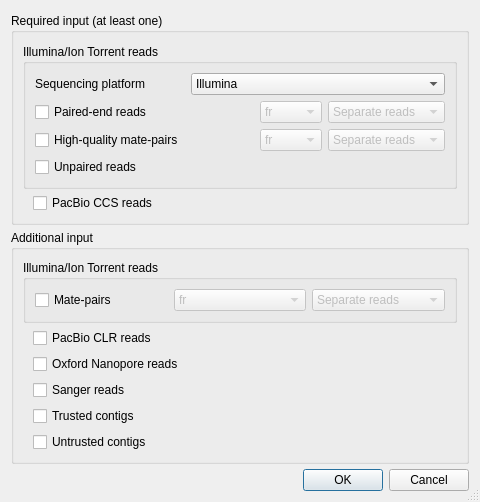
<?xml version="1.0" encoding="UTF-8"?>
<ui version="4.0">
 <class>SpadesInputData</class>
 <widget class="QDialog" name="SpadesInputData">
  <property name="geometry">
   <rect>
    <x>0</x>
    <y>0</y>
    <width>480</width>
    <height>589</height>
   </rect>
  </property>
  <property name="windowTitle">
   <string>Configure SPAdes Input Type</string>
  </property>
  <property name="autoFillBackground">
   <bool>false</bool>
  </property>
  <property name="sizeGripEnabled">
   <bool>true</bool>
  </property>
  <property name="modal">
   <bool>false</bool>
  </property>
  <layout class="QVBoxLayout" name="verticalLayout">
   <property name="sizeConstraint">
    <enum>QLayout::SetMinAndMaxSize</enum>
   </property>
   <item>
    <widget class="QGroupBox" name="groupBox">
     <property name="title">
      <string>Required input (at least one)</string>
     </property>
     <layout class="QGridLayout" name="gridLayout_2">
      <property name="sizeConstraint">
       <enum>QLayout::SetMinAndMaxSize</enum>
      </property>
      <item row="1" column="0">
       <layout class="QHBoxLayout" name="horizontalLayout">
        <property name="sizeConstraint">
         <enum>QLayout::SetMinAndMaxSize</enum>
        </property>
        <item>
         <spacer name="horizontalSpacer">
          <property name="orientation">
           <enum>Qt::Horizontal</enum>
          </property>
          <property name="sizeType">
           <enum>QSizePolicy::Fixed</enum>
          </property>
          <property name="sizeHint" stdset="0">
           <size>
            <width>10</width>
            <height>20</height>
           </size>
          </property>
         </spacer>
        </item>
        <item>
         <widget class="QCheckBox" name="pacBioCcsCheckBox">
          <property name="text">
           <string>PacBio CCS reads</string>
          </property>
         </widget>
        </item>
       </layout>
      </item>
      <item row="0" column="0">
       <widget class="QGroupBox" name="groupBox_3">
        <property name="title">
         <string>Illumina/Ion Torrent reads</string>
        </property>
        <layout class="QGridLayout" name="gridLayout">
         <property name="sizeConstraint">
          <enum>QLayout::SetMinAndMaxSize</enum>
         </property>
         <item row="1" column="0">
          <widget class="QCheckBox" name="pairEndCheckBox">
           <property name="text">
            <string>Paired-end reads</string>
           </property>
          </widget>
         </item>
         <item row="0" column="1" colspan="3">
          <widget class="QComboBox" name="sequencingPlatformComboBox">
           <item>
            <property name="text">
             <string>Illumina</string>
            </property>
           </item>
           <item>
            <property name="text">
             <string>Ion Torrent</string>
            </property>
           </item>
          </widget>
         </item>
         <item row="0" column="0">
          <widget class="QLabel" name="label">
           <property name="sizePolicy">
            <sizepolicy hsizetype="Fixed" vsizetype="Preferred">
             <horstretch>0</horstretch>
             <verstretch>0</verstretch>
            </sizepolicy>
           </property>
           <property name="minimumSize">
            <size>
             <width>150</width>
             <height>0</height>
            </size>
           </property>
           <property name="text">
            <string>Sequencing platform</string>
           </property>
          </widget>
         </item>
         <item row="1" column="2">
          <widget class="QComboBox" name="pairEndReadsDirectionComboBox">
           <property name="enabled">
            <bool>false</bool>
           </property>
           <item>
            <property name="text">
             <string>fr</string>
            </property>
           </item>
           <item>
            <property name="text">
             <string>rf</string>
            </property>
           </item>
           <item>
            <property name="text">
             <string>ff</string>
            </property>
           </item>
          </widget>
         </item>
         <item row="2" column="2">
          <widget class="QComboBox" name="hightQualityReadsDirectionComboBox">
           <property name="enabled">
            <bool>false</bool>
           </property>
           <item>
            <property name="text">
             <string>fr</string>
            </property>
           </item>
           <item>
            <property name="text">
             <string>rf</string>
            </property>
           </item>
           <item>
            <property name="text">
             <string>ff</string>
            </property>
           </item>
          </widget>
         </item>
         <item row="2" column="0">
          <widget class="QCheckBox" name="higntQualityCheckBox">
           <property name="text">
            <string>High-quality mate-pairs</string>
           </property>
          </widget>
         </item>
         <item row="3" column="0" colspan="2">
          <widget class="QCheckBox" name="unpairedReadsCheckBox">
           <property name="text">
            <string>Unpaired reads</string>
           </property>
          </widget>
         </item>
         <item row="1" column="3">
          <widget class="QComboBox" name="pairEndReadsTypeComboBox">
           <property name="enabled">
            <bool>false</bool>
           </property>
           <item>
            <property name="text">
             <string>Separate reads</string>
            </property>
           </item>
           <item>
            <property name="text">
             <string>Interlaced reads</string>
            </property>
           </item>
          </widget>
         </item>
         <item row="2" column="3">
          <widget class="QComboBox" name="hightQualityReadsTypeComboBox">
           <property name="enabled">
            <bool>false</bool>
           </property>
           <item>
            <property name="text">
             <string>Separate reads</string>
            </property>
           </item>
           <item>
            <property name="text">
             <string>Interlaced reads</string>
            </property>
           </item>
          </widget>
         </item>
        </layout>
       </widget>
      </item>
     </layout>
    </widget>
   </item>
   <item>
    <widget class="QGroupBox" name="groupBox_2">
     <property name="title">
      <string>Additional input</string>
     </property>
     <layout class="QGridLayout" name="gridLayout_4">
      <property name="sizeConstraint">
       <enum>QLayout::SetMinAndMaxSize</enum>
      </property>
      <item row="1" column="0">
       <layout class="QHBoxLayout" name="horizontalLayout_2">
        <property name="sizeConstraint">
         <enum>QLayout::SetMinAndMaxSize</enum>
        </property>
        <item>
         <spacer name="horizontalSpacer_2">
          <property name="orientation">
           <enum>Qt::Horizontal</enum>
          </property>
          <property name="sizeType">
           <enum>QSizePolicy::Fixed</enum>
          </property>
          <property name="sizeHint" stdset="0">
           <size>
            <width>10</width>
            <height>20</height>
           </size>
          </property>
         </spacer>
        </item>
        <item>
         <widget class="QCheckBox" name="pacBioClrCheckBox">
          <property name="text">
           <string>PacBio CLR reads</string>
          </property>
         </widget>
        </item>
       </layout>
      </item>
      <item row="2" column="0">
       <layout class="QHBoxLayout" name="horizontalLayout_3">
        <property name="sizeConstraint">
         <enum>QLayout::SetMinAndMaxSize</enum>
        </property>
        <item>
         <spacer name="horizontalSpacer_3">
          <property name="orientation">
           <enum>Qt::Horizontal</enum>
          </property>
          <property name="sizeType">
           <enum>QSizePolicy::Fixed</enum>
          </property>
          <property name="sizeHint" stdset="0">
           <size>
            <width>10</width>
            <height>20</height>
           </size>
          </property>
         </spacer>
        </item>
        <item>
         <widget class="QCheckBox" name="oxfordNanoporeCheckBox">
          <property name="text">
           <string>Oxford Nanopore reads</string>
          </property>
         </widget>
        </item>
       </layout>
      </item>
      <item row="3" column="0">
       <layout class="QHBoxLayout" name="horizontalLayout_4">
        <property name="sizeConstraint">
         <enum>QLayout::SetMinAndMaxSize</enum>
        </property>
        <item>
         <spacer name="horizontalSpacer_4">
          <property name="orientation">
           <enum>Qt::Horizontal</enum>
          </property>
          <property name="sizeType">
           <enum>QSizePolicy::Fixed</enum>
          </property>
          <property name="sizeHint" stdset="0">
           <size>
            <width>10</width>
            <height>20</height>
           </size>
          </property>
         </spacer>
        </item>
        <item>
         <widget class="QCheckBox" name="sangerReadsCheckBox">
          <property name="text">
           <string>Sanger reads</string>
          </property>
         </widget>
        </item>
       </layout>
      </item>
      <item row="4" column="0">
       <layout class="QHBoxLayout" name="horizontalLayout_5">
        <property name="sizeConstraint">
         <enum>QLayout::SetMinAndMaxSize</enum>
        </property>
        <item>
         <spacer name="horizontalSpacer_5">
          <property name="orientation">
           <enum>Qt::Horizontal</enum>
          </property>
          <property name="sizeType">
           <enum>QSizePolicy::Fixed</enum>
          </property>
          <property name="sizeHint" stdset="0">
           <size>
            <width>10</width>
            <height>20</height>
           </size>
          </property>
         </spacer>
        </item>
        <item>
         <widget class="QCheckBox" name="trustedContigsCheckBox">
          <property name="text">
           <string>Trusted contigs</string>
          </property>
         </widget>
        </item>
       </layout>
      </item>
      <item row="5" column="0">
       <layout class="QHBoxLayout" name="horizontalLayout_6">
        <property name="sizeConstraint">
         <enum>QLayout::SetMinAndMaxSize</enum>
        </property>
        <item>
         <spacer name="horizontalSpacer_6">
          <property name="orientation">
           <enum>Qt::Horizontal</enum>
          </property>
          <property name="sizeType">
           <enum>QSizePolicy::Fixed</enum>
          </property>
          <property name="sizeHint" stdset="0">
           <size>
            <width>10</width>
            <height>20</height>
           </size>
          </property>
         </spacer>
        </item>
        <item>
         <widget class="QCheckBox" name="untrustedContigsCheckBox">
          <property name="text">
           <string>Untrusted contigs</string>
          </property>
         </widget>
        </item>
       </layout>
      </item>
      <item row="0" column="0">
       <widget class="QGroupBox" name="groupBox_4">
        <property name="title">
         <string>Illumina/Ion Torrent reads</string>
        </property>
        <layout class="QGridLayout" name="gridLayout_3">
         <property name="sizeConstraint">
          <enum>QLayout::SetMinAndMaxSize</enum>
         </property>
         <item row="0" column="0">
          <widget class="QCheckBox" name="matePairsCheckBox">
           <property name="minimumSize">
            <size>
             <width>0</width>
             <height>0</height>
            </size>
           </property>
           <property name="text">
            <string>Mate-pairs</string>
           </property>
          </widget>
         </item>
         <item row="0" column="1">
          <widget class="QComboBox" name="matePairsReadsDirectionComboBox">
           <property name="enabled">
            <bool>false</bool>
           </property>
           <item>
            <property name="text">
             <string>fr</string>
            </property>
           </item>
           <item>
            <property name="text">
             <string>rf</string>
            </property>
           </item>
           <item>
            <property name="text">
             <string>ff</string>
            </property>
           </item>
          </widget>
         </item>
         <item row="0" column="2">
          <widget class="QComboBox" name="matePairsTypeComboBox">
           <property name="enabled">
            <bool>false</bool>
           </property>
           <item>
            <property name="text">
             <string>Separate reads</string>
            </property>
           </item>
           <item>
            <property name="text">
             <string>Interlaced reads</string>
            </property>
           </item>
          </widget>
         </item>
        </layout>
       </widget>
      </item>
     </layout>
    </widget>
   </item>
   <item>
    <widget class="QDialogButtonBox" name="buttonBox">
     <property name="orientation">
      <enum>Qt::Horizontal</enum>
     </property>
     <property name="standardButtons">
      <set>QDialogButtonBox::Cancel|QDialogButtonBox::Ok</set>
     </property>
    </widget>
   </item>
  </layout>
 </widget>
 <resources/>
 <connections>
  <connection>
   <sender>buttonBox</sender>
   <signal>accepted()</signal>
   <receiver>SpadesInputData</receiver>
   <slot>accept()</slot>
   <hints>
    <hint type="sourcelabel">
     <x>248</x>
     <y>254</y>
    </hint>
    <hint type="destinationlabel">
     <x>157</x>
     <y>274</y>
    </hint>
   </hints>
  </connection>
  <connection>
   <sender>buttonBox</sender>
   <signal>rejected()</signal>
   <receiver>SpadesInputData</receiver>
   <slot>reject()</slot>
   <hints>
    <hint type="sourcelabel">
     <x>316</x>
     <y>260</y>
    </hint>
    <hint type="destinationlabel">
     <x>286</x>
     <y>274</y>
    </hint>
   </hints>
  </connection>
  <connection>
   <sender>matePairsCheckBox</sender>
   <signal>toggled(bool)</signal>
   <receiver>matePairsReadsDirectionComboBox</receiver>
   <slot>setEnabled(bool)</slot>
   <hints>
    <hint type="sourcelabel">
     <x>107</x>
     <y>357</y>
    </hint>
    <hint type="destinationlabel">
     <x>275</x>
     <y>357</y>
    </hint>
   </hints>
  </connection>
  <connection>
   <sender>matePairsCheckBox</sender>
   <signal>toggled(bool)</signal>
   <receiver>matePairsTypeComboBox</receiver>
   <slot>setEnabled(bool)</slot>
   <hints>
    <hint type="sourcelabel">
     <x>107</x>
     <y>357</y>
    </hint>
    <hint type="destinationlabel">
     <x>377</x>
     <y>357</y>
    </hint>
   </hints>
  </connection>
  <connection>
   <sender>pairEndCheckBox</sender>
   <signal>toggled(bool)</signal>
   <receiver>pairEndReadsDirectionComboBox</receiver>
   <slot>setEnabled(bool)</slot>
   <hints>
    <hint type="sourcelabel">
     <x>124</x>
     <y>116</y>
    </hint>
    <hint type="destinationlabel">
     <x>281</x>
     <y>116</y>
    </hint>
   </hints>
  </connection>
  <connection>
   <sender>pairEndCheckBox</sender>
   <signal>toggled(bool)</signal>
   <receiver>pairEndReadsTypeComboBox</receiver>
   <slot>setEnabled(bool)</slot>
   <hints>
    <hint type="sourcelabel">
     <x>124</x>
     <y>116</y>
    </hint>
    <hint type="destinationlabel">
     <x>377</x>
     <y>116</y>
    </hint>
   </hints>
  </connection>
  <connection>
   <sender>higntQualityCheckBox</sender>
   <signal>toggled(bool)</signal>
   <receiver>hightQualityReadsDirectionComboBox</receiver>
   <slot>setEnabled(bool)</slot>
   <hints>
    <hint type="sourcelabel">
     <x>124</x>
     <y>147</y>
    </hint>
    <hint type="destinationlabel">
     <x>281</x>
     <y>147</y>
    </hint>
   </hints>
  </connection>
  <connection>
   <sender>higntQualityCheckBox</sender>
   <signal>toggled(bool)</signal>
   <receiver>hightQualityReadsTypeComboBox</receiver>
   <slot>setEnabled(bool)</slot>
   <hints>
    <hint type="sourcelabel">
     <x>124</x>
     <y>147</y>
    </hint>
    <hint type="destinationlabel">
     <x>377</x>
     <y>147</y>
    </hint>
   </hints>
  </connection>
 </connections>
</ui>
